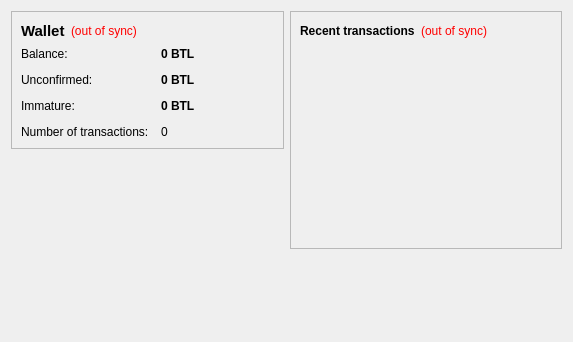
<?xml version="1.0" encoding="UTF-8"?>
<ui version="4.0">
 <class>OverviewPage</class>
 <widget class="QWidget" name="OverviewPage">
  <property name="geometry">
   <rect>
    <x>0</x>
    <y>0</y>
    <width>573</width>
    <height>342</height>
   </rect>
  </property>
  <property name="windowTitle">
   <string>Form</string>
  </property>
  <layout class="QHBoxLayout" name="horizontalLayout" stretch="1,1">
   <item>
    <layout class="QVBoxLayout" name="verticalLayout_2">
     <item>
      <widget class="QFrame" name="frame">
       <property name="frameShape">
        <enum>QFrame::StyledPanel</enum>
       </property>
       <property name="frameShadow">
        <enum>QFrame::Raised</enum>
       </property>
       <layout class="QVBoxLayout" name="verticalLayout_4">
        <item>
         <layout class="QHBoxLayout" name="horizontalLayout_4">
          <item>
           <widget class="QLabel" name="label_5">
            <property name="font">
             <font>
              <pointsize>11</pointsize>
              <weight>75</weight>
              <bold>true</bold>
             </font>
            </property>
            <property name="text">
             <string>Wallet</string>
            </property>
           </widget>
          </item>
          <item>
           <widget class="QLabel" name="labelWalletStatus">
            <property name="toolTip">
             <string>The displayed information may be out of date. Your wallet automatically synchronizes with the BitLira network after a connection is established, but this process has not completed yet.</string>
            </property>
            <property name="styleSheet">
             <string notr="true">QLabel { color: red; }</string>
            </property>
            <property name="text">
             <string notr="true">(out of sync)</string>
            </property>
            <property name="alignment">
             <set>Qt::AlignLeading|Qt::AlignLeft|Qt::AlignVCenter</set>
            </property>
           </widget>
          </item>
          <item>
           <spacer name="horizontalSpacer_2">
            <property name="orientation">
             <enum>Qt::Horizontal</enum>
            </property>
            <property name="sizeHint" stdset="0">
             <size>
              <width>40</width>
              <height>20</height>
             </size>
            </property>
           </spacer>
          </item>
         </layout>
        </item>
        <item>
         <layout class="QFormLayout" name="formLayout_2">
          <property name="fieldGrowthPolicy">
           <enum>QFormLayout::AllNonFixedFieldsGrow</enum>
          </property>
          <property name="horizontalSpacing">
           <number>12</number>
          </property>
          <property name="verticalSpacing">
           <number>12</number>
          </property>
          <item row="0" column="0">
           <widget class="QLabel" name="label">
            <property name="text">
             <string>Balance:</string>
            </property>
           </widget>
          </item>
          <item row="0" column="1">
           <widget class="QLabel" name="labelBalance">
            <property name="font">
             <font>
              <weight>75</weight>
              <bold>true</bold>
             </font>
            </property>
            <property name="cursor">
             <cursorShape>IBeamCursor</cursorShape>
            </property>
            <property name="toolTip">
             <string>Your current balance</string>
            </property>
            <property name="text">
             <string notr="true">0 BTL</string>
            </property>
            <property name="textInteractionFlags">
             <set>Qt::LinksAccessibleByMouse|Qt::TextSelectableByKeyboard|Qt::TextSelectableByMouse</set>
            </property>
           </widget>
          </item>
          <item row="1" column="0">
           <widget class="QLabel" name="label_3">
            <property name="text">
             <string>Unconfirmed:</string>
            </property>
           </widget>
          </item>
          <item row="1" column="1">
           <widget class="QLabel" name="labelUnconfirmed">
            <property name="font">
             <font>
              <weight>75</weight>
              <bold>true</bold>
             </font>
            </property>
            <property name="cursor">
             <cursorShape>IBeamCursor</cursorShape>
            </property>
            <property name="toolTip">
             <string>Total of transactions that have yet to be confirmed, and do not yet count toward the current balance</string>
            </property>
            <property name="text">
             <string notr="true">0 BTL</string>
            </property>
            <property name="textInteractionFlags">
             <set>Qt::LinksAccessibleByMouse|Qt::TextSelectableByKeyboard|Qt::TextSelectableByMouse</set>
            </property>
           </widget>
          </item>
          <item row="3" column="0">
           <widget class="QLabel" name="label_2">
            <property name="text">
             <string>Number of transactions:</string>
            </property>
           </widget>
          </item>
          <item row="3" column="1">
           <widget class="QLabel" name="labelNumTransactions">
            <property name="toolTip">
             <string>Total number of transactions in wallet</string>
            </property>
            <property name="text">
             <string notr="true">0</string>
            </property>
           </widget>
          </item>
          <item row="2" column="0">
           <widget class="QLabel" name="labelImmatureText">
            <property name="text">
             <string>Immature:</string>
            </property>
           </widget>
          </item>
          <item row="2" column="1">
           <widget class="QLabel" name="labelImmature">
            <property name="font">
             <font>
              <weight>75</weight>
              <bold>true</bold>
             </font>
            </property>
            <property name="toolTip">
             <string>Mined balance that has not yet matured</string>
            </property>
            <property name="text">
             <string notr="true">0 BTL</string>
            </property>
            <property name="textInteractionFlags">
             <set>Qt::LinksAccessibleByMouse|Qt::TextSelectableByKeyboard|Qt::TextSelectableByMouse</set>
            </property>
           </widget>
          </item>
         </layout>
        </item>
       </layout>
      </widget>
     </item>
     <item>
      <spacer name="verticalSpacer">
       <property name="orientation">
        <enum>Qt::Vertical</enum>
       </property>
       <property name="sizeHint" stdset="0">
        <size>
         <width>20</width>
         <height>40</height>
        </size>
       </property>
      </spacer>
     </item>
    </layout>
   </item>
   <item>
    <layout class="QVBoxLayout" name="verticalLayout_3">
     <item>
      <widget class="QFrame" name="frame_2">
       <property name="frameShape">
        <enum>QFrame::StyledPanel</enum>
       </property>
       <property name="frameShadow">
        <enum>QFrame::Raised</enum>
       </property>
       <layout class="QVBoxLayout" name="verticalLayout">
        <item>
         <layout class="QHBoxLayout" name="horizontalLayout_2">
          <item>
           <widget class="QLabel" name="label_4">
            <property name="text">
             <string>&lt;b&gt;Recent transactions&lt;/b&gt;</string>
            </property>
           </widget>
          </item>
          <item>
           <widget class="QLabel" name="labelTransactionsStatus">
            <property name="toolTip">
             <string>The displayed information may be out of date. Your wallet automatically synchronizes with the BitLira network after a connection is established, but this process has not completed yet.</string>
            </property>
            <property name="styleSheet">
             <string notr="true">QLabel { color: red; }</string>
            </property>
            <property name="text">
             <string notr="true">(out of sync)</string>
            </property>
            <property name="alignment">
             <set>Qt::AlignRight|Qt::AlignTrailing|Qt::AlignVCenter</set>
            </property>
           </widget>
          </item>
          <item>
           <spacer name="horizontalSpacer">
            <property name="orientation">
             <enum>Qt::Horizontal</enum>
            </property>
            <property name="sizeHint" stdset="0">
             <size>
              <width>40</width>
              <height>20</height>
             </size>
            </property>
           </spacer>
          </item>
         </layout>
        </item>
        <item>
         <widget class="QListView" name="listTransactions">
          <property name="styleSheet">
           <string notr="true">QListView { background: transparent; }</string>
          </property>
          <property name="frameShape">
           <enum>QFrame::NoFrame</enum>
          </property>
          <property name="verticalScrollBarPolicy">
           <enum>Qt::ScrollBarAlwaysOff</enum>
          </property>
          <property name="horizontalScrollBarPolicy">
           <enum>Qt::ScrollBarAlwaysOff</enum>
          </property>
          <property name="selectionMode">
           <enum>QAbstractItemView::NoSelection</enum>
          </property>
         </widget>
        </item>
       </layout>
      </widget>
     </item>
     <item>
      <spacer name="verticalSpacer_2">
       <property name="orientation">
        <enum>Qt::Vertical</enum>
       </property>
       <property name="sizeHint" stdset="0">
        <size>
         <width>20</width>
         <height>40</height>
        </size>
       </property>
      </spacer>
     </item>
    </layout>
   </item>
  </layout>
 </widget>
 <resources/>
 <connections/>
</ui>
